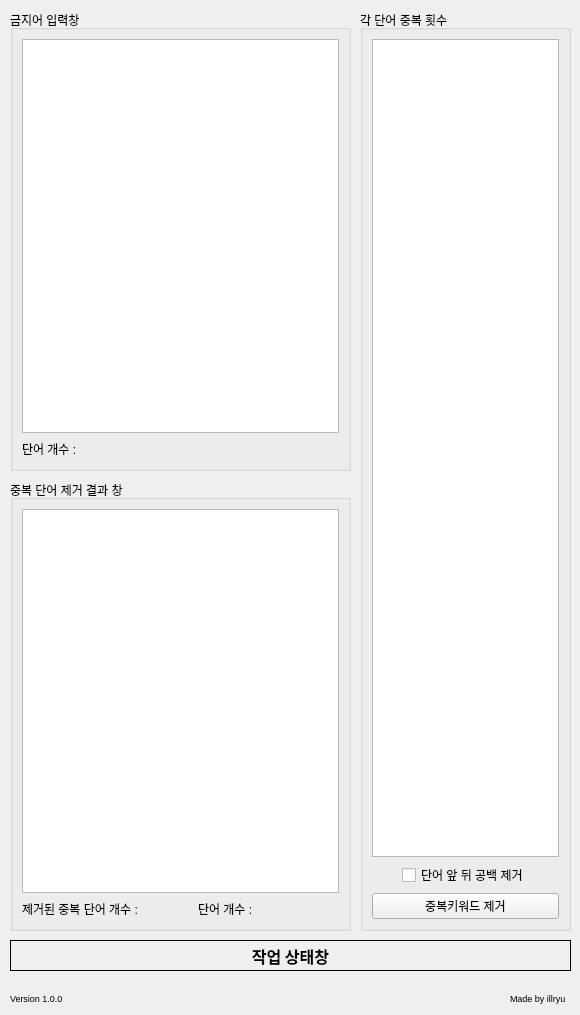
   <widget class="QWidget" name="tab_2">
    <attribute name="title">
     <string>중복단어제거</string>
    </attribute>
    <widget class="QGroupBox" name="groupBox_8">
     <property name="geometry">
      <rect>
       <x>10</x>
       <y>480</y>
       <width>341</width>
       <height>451</height>
      </rect>
     </property>
     <property name="title">
      <string>중복 단어 제거 결과 창</string>
     </property>
     <layout class="QGridLayout" name="gridLayout_5">
      <item row="0" column="0">
       <layout class="QVBoxLayout" name="verticalLayout_15">
        <item>
         <widget class="QPlainTextEdit" name="Result_window_of_removed_duplicate_word"/>
        </item>
        <item>
         <layout class="QHBoxLayout" name="horizontalLayout_14">
          <item>
           <widget class="QLabel" name="label_16">
            <property name="text">
             <string>제거된 중복 단어 개수 : </string>
            </property>
           </widget>
          </item>
          <item>
           <widget class="QLabel" name="Removed_duplicate_word_num_status">
            <property name="text">
             <string/>
            </property>
           </widget>
          </item>
          <item>
           <spacer name="horizontalSpacer_10">
            <property name="orientation">
             <enum>Qt::Horizontal</enum>
            </property>
            <property name="sizeHint" stdset="0">
             <size>
              <width>40</width>
              <height>20</height>
             </size>
            </property>
           </spacer>
          </item>
          <item>
           <spacer name="horizontalSpacer_11">
            <property name="orientation">
             <enum>Qt::Horizontal</enum>
            </property>
            <property name="sizeHint" stdset="0">
             <size>
              <width>214</width>
              <height>19</height>
             </size>
            </property>
           </spacer>
          </item>
          <item>
           <widget class="QLabel" name="label_17">
            <property name="text">
             <string>단어 개수 : </string>
            </property>
           </widget>
          </item>
          <item>
           <widget class="QLabel" name="Result_of_removed_duplicate_word_num">
            <property name="text">
             <string/>
            </property>
           </widget>
          </item>
          <item>
           <spacer name="horizontalSpacer_12">
            <property name="orientation">
             <enum>Qt::Horizontal</enum>
            </property>
            <property name="sizeHint" stdset="0">
             <size>
              <width>246</width>
              <height>20</height>
             </size>
            </property>
           </spacer>
          </item>
         </layout>
        </item>
       </layout>
      </item>
     </layout>
    </widget>
    <widget class="QGroupBox" name="groupBox_9">
     <property name="geometry">
      <rect>
       <x>10</x>
       <y>10</y>
       <width>341</width>
       <height>461</height>
      </rect>
     </property>
     <property name="title">
      <string>금지어 입력창</string>
     </property>
     <layout class="QGridLayout" name="gridLayout_6">
      <item row="0" column="0">
       <layout class="QVBoxLayout" name="verticalLayout_16">
        <item>
         <widget class="QPlainTextEdit" name="Banned_word_input_window"/>
        </item>
        <item>
         <layout class="QHBoxLayout" name="horizontalLayout_15">
          <item>
           <widget class="QLabel" name="label_18">
            <property name="text">
             <string>단어 개수 : </string>
            </property>
           </widget>
          </item>
          <item>
           <widget class="QLabel" name="Banned_word_num_status">
            <property name="text">
             <string/>
            </property>
           </widget>
          </item>
          <item>
           <spacer name="horizontalSpacer_13">
            <property name="orientation">
             <enum>Qt::Horizontal</enum>
            </property>
            <property name="sizeHint" stdset="0">
             <size>
              <width>40</width>
              <height>20</height>
             </size>
            </property>
           </spacer>
          </item>
         </layout>
        </item>
       </layout>
      </item>
     </layout>
    </widget>
    <widget class="QLabel" name="status">
     <property name="geometry">
      <rect>
       <x>10</x>
       <y>940</y>
       <width>561</width>
       <height>31</height>
      </rect>
     </property>
     <property name="font">
      <font>
       <family>맑은 고딕</family>
       <pointsize>12</pointsize>
       <weight>75</weight>
       <bold>true</bold>
      </font>
     </property>
     <property name="frameShape">
      <enum>QFrame::Box</enum>
     </property>
     <property name="text">
      <string>작업 상태창</string>
     </property>
     <property name="alignment">
      <set>Qt::AlignCenter</set>
     </property>
    </widget>
    <widget class="QGroupBox" name="groupBox_10">
     <property name="geometry">
      <rect>
       <x>360</x>
       <y>10</y>
       <width>211</width>
       <height>921</height>
      </rect>
     </property>
     <property name="acceptDrops">
      <bool>false</bool>
     </property>
     <property name="layoutDirection">
      <enum>Qt::LeftToRight</enum>
     </property>
     <property name="autoFillBackground">
      <bool>false</bool>
     </property>
     <property name="title">
      <string>각 단어 중복 횟수</string>
     </property>
     <property name="flat">
      <bool>false</bool>
     </property>
     <property name="checkable">
      <bool>false</bool>
     </property>
     <layout class="QGridLayout" name="gridLayout_7">
      <item row="2" column="1">
       <widget class="QPushButton" name="Removed_duplicate_word_btn">
        <property name="text">
         <string>중복키워드 제거</string>
        </property>
       </widget>
      </item>
      <item row="0" column="1">
       <layout class="QVBoxLayout" name="verticalLayout_17">
        <item>
         <widget class="QTextBrowser" name="Duplicate_words_num"/>
        </item>
       </layout>
      </item>
      <item row="1" column="1">
       <layout class="QHBoxLayout" name="horizontalLayout_12">
        <item>
         <spacer name="horizontalSpacer">
          <property name="orientation">
           <enum>Qt::Horizontal</enum>
          </property>
          <property name="sizeHint" stdset="0">
           <size>
            <width>40</width>
            <height>20</height>
           </size>
          </property>
         </spacer>
        </item>
        <item>
         <widget class="QCheckBox" name="gap_removal_checkBox">
          <property name="text">
           <string>단어 앞 뒤 공백 제거</string>
          </property>
         </widget>
        </item>
        <item>
         <spacer name="horizontalSpacer_7">
          <property name="orientation">
           <enum>Qt::Horizontal</enum>
          </property>
          <property name="sizeHint" stdset="0">
           <size>
            <width>40</width>
            <height>20</height>
           </size>
          </property>
         </spacer>
        </item>
       </layout>
      </item>
     </layout>
    </widget>
    <widget class="QLabel" name="label_39">
     <property name="geometry">
      <rect>
       <x>510</x>
       <y>990</y>
       <width>61</width>
       <height>16</height>
      </rect>
     </property>
     <property name="font">
      <font>
       <family>Arial</family>
       <pointsize>7</pointsize>
      </font>
     </property>
     <property name="text">
      <string>Made by illryu</string>
     </property>
    </widget>
    <widget class="QLabel" name="label_38">
     <property name="geometry">
      <rect>
       <x>10</x>
       <y>990</y>
       <width>61</width>
       <height>16</height>
      </rect>
     </property>
     <property name="font">
      <font>
       <family>Arial</family>
       <pointsize>7</pointsize>
      </font>
     </property>
     <property name="text">
      <string>Version 1.0.0</string>
     </property>
    </widget>
   </widget>
